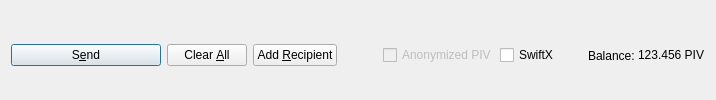
         <widget class="QFrame" name="frame_Send">
          <layout class="QHBoxLayout" name="horizontalLayout">
           <property name="bottomMargin">
            <number>0</number>
           </property>
           <item>
            <widget class="QPushButton" name="sendButton">
             <property name="minimumSize">
              <size>
               <width>150</width>
               <height>0</height>
              </size>
             </property>
             <property name="toolTip">
              <string>Confirm the send action</string>
             </property>
             <property name="text">
              <string>S&amp;end</string>
             </property>
             <property name="icon">
              <iconset resource="../castle.qrc">
               <normaloff>:/icons/send</normaloff>:/icons/send</iconset>
             </property>
             <property name="autoDefault">
              <bool>false</bool>
             </property>
             <property name="default">
              <bool>true</bool>
             </property>
            </widget>
           </item>
           <item>
            <widget class="QPushButton" name="clearButton">
             <property name="sizePolicy">
              <sizepolicy hsizetype="Minimum" vsizetype="Fixed">
               <horstretch>0</horstretch>
               <verstretch>0</verstretch>
              </sizepolicy>
             </property>
             <property name="toolTip">
              <string>Clear all fields of the form.</string>
             </property>
             <property name="text">
              <string>Clear &amp;All</string>
             </property>
             <property name="icon">
              <iconset resource="../castle.qrc">
               <normaloff>:/icons/remove</normaloff>:/icons/remove</iconset>
             </property>
             <property name="autoDefault">
              <bool>false</bool>
             </property>
            </widget>
           </item>
           <item>
            <widget class="QPushButton" name="addButton">
             <property name="toolTip">
              <string>Send to multiple recipients at once</string>
             </property>
             <property name="text">
              <string>Add &amp;Recipient</string>
             </property>
             <property name="icon">
              <iconset resource="../castle.qrc">
               <normaloff>:/icons/add</normaloff>:/icons/add</iconset>
             </property>
             <property name="autoDefault">
              <bool>false</bool>
             </property>
            </widget>
           </item>
           <item>
            <spacer name="horizontalSpacer">
             <property name="orientation">
              <enum>Qt::Horizontal</enum>
             </property>
             <property name="sizeHint" stdset="0">
              <size>
               <width>40</width>
               <height>20</height>
              </size>
             </property>
            </spacer>
           </item>
           <item>
            <layout class="QHBoxLayout" name="horizontalLayout_2">
             <property name="spacing">
              <number>3</number>
             </property>
             <item>
              <widget class="QCheckBox" name="checkzPIV">
               <property name="enabled">
                <bool>false</bool>
               </property>
               <property name="text">
                <string>Anonymized PIV</string>
               </property>
              </widget>
             </item>
             <item>
              <widget class="QCheckBox" name="checkSwiftTX">
               <property name="enabled">
                <bool>true</bool>
               </property>
               <property name="minimumSize">
                <size>
                 <width>85</width>
                 <height>0</height>
                </size>
               </property>
               <property name="text">
                <string>SwiftX</string>
               </property>
              </widget>
             </item>
             <item>
              <widget class="QLabel" name="label">
               <property name="text">
                <string>Balance:</string>
               </property>
              </widget>
             </item>
             <item>
              <widget class="QLabel" name="labelBalance">
               <property name="sizePolicy">
                <sizepolicy hsizetype="Preferred" vsizetype="Fixed">
                 <horstretch>0</horstretch>
                 <verstretch>0</verstretch>
                </sizepolicy>
               </property>
               <property name="cursor">
                <cursorShape>IBeamCursor</cursorShape>
               </property>
               <property name="text">
                <string notr="true">123.456 PIV</string>
               </property>
               <property name="textInteractionFlags">
                <set>Qt::LinksAccessibleByMouse|Qt::TextSelectableByKeyboard|Qt::TextSelectableByMouse</set>
               </property>
              </widget>
             </item>
            </layout>
           </item>
          </layout>
         </widget>
